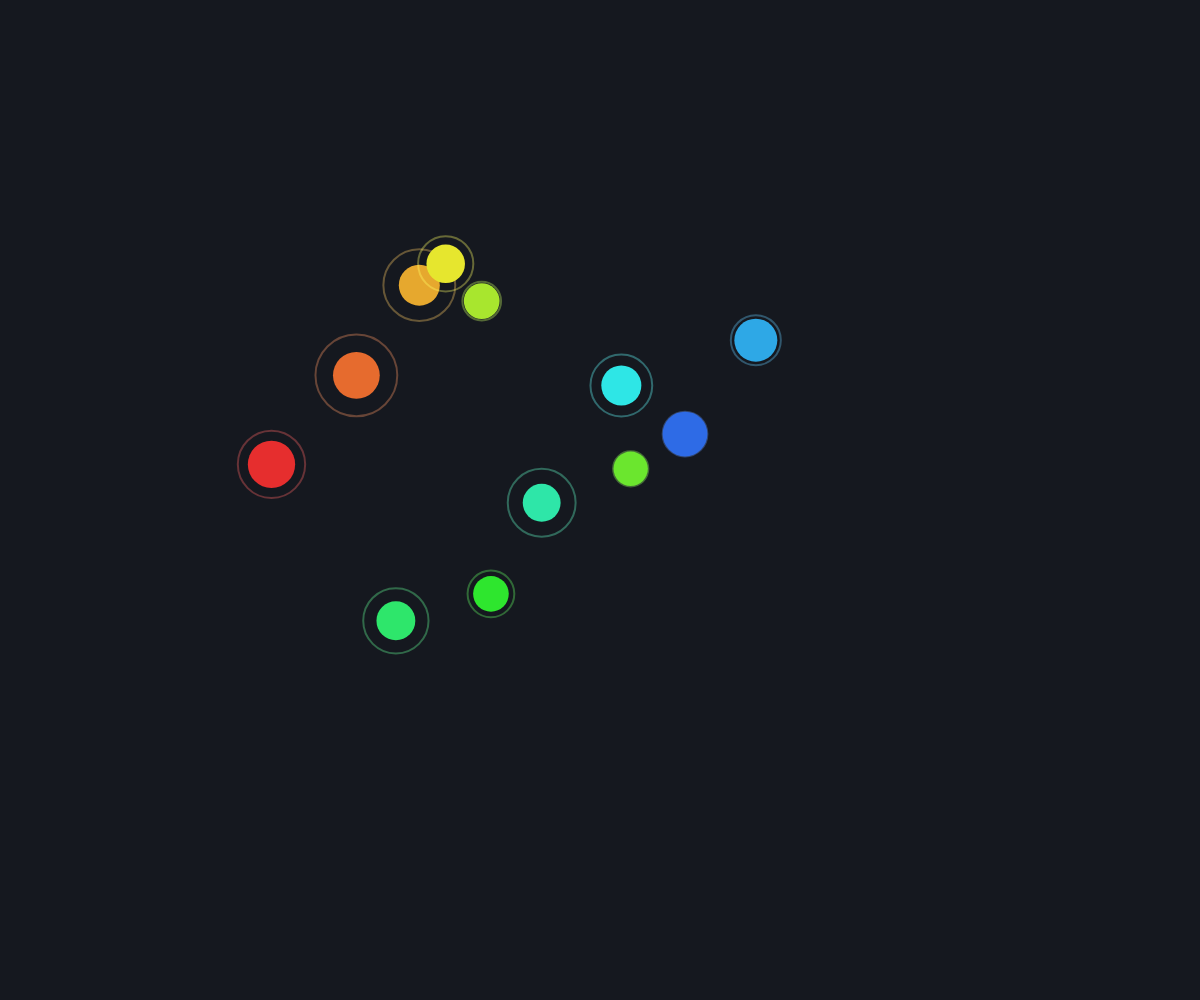
Frame 1 (no input)
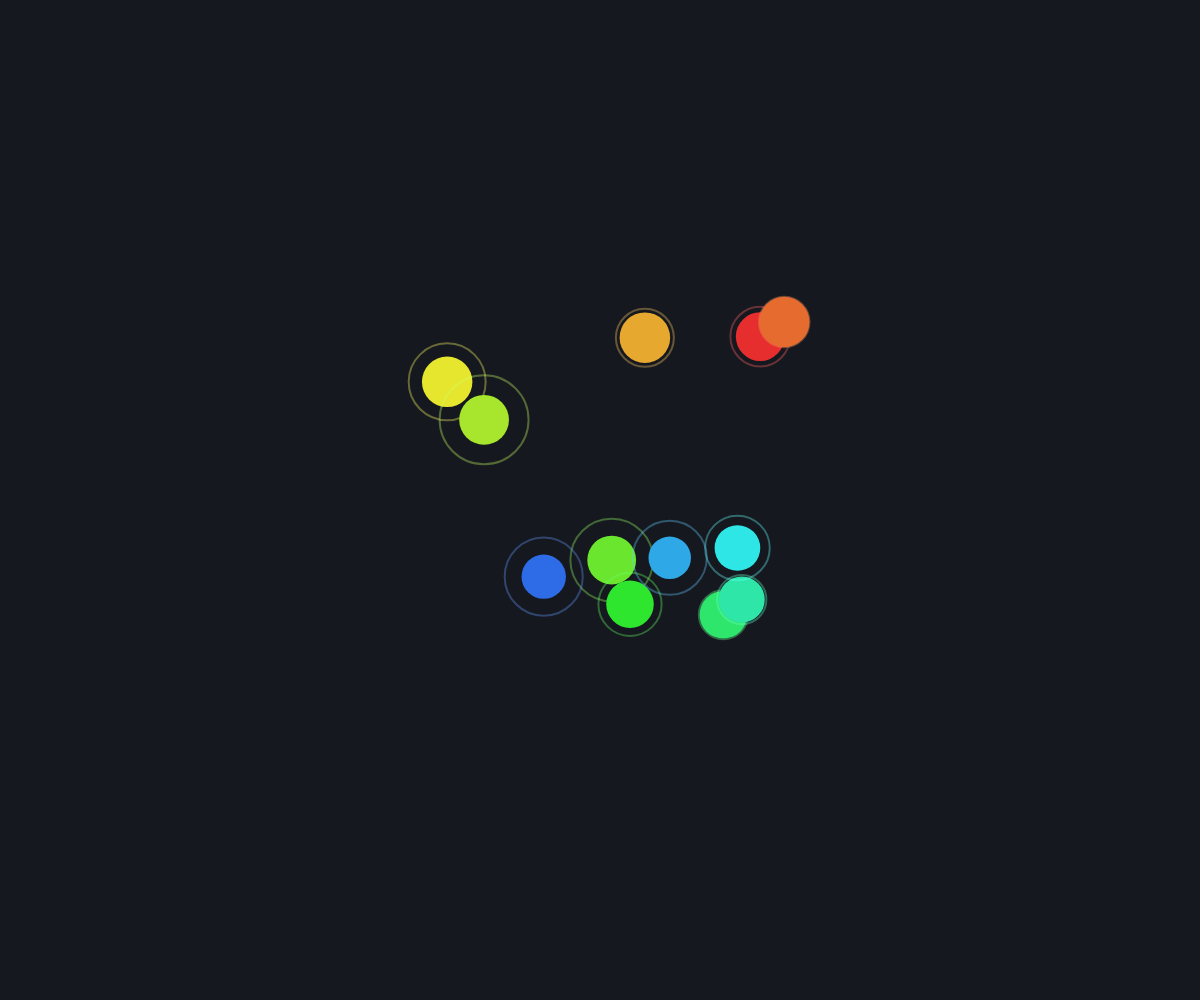
Frame 60 (no input)
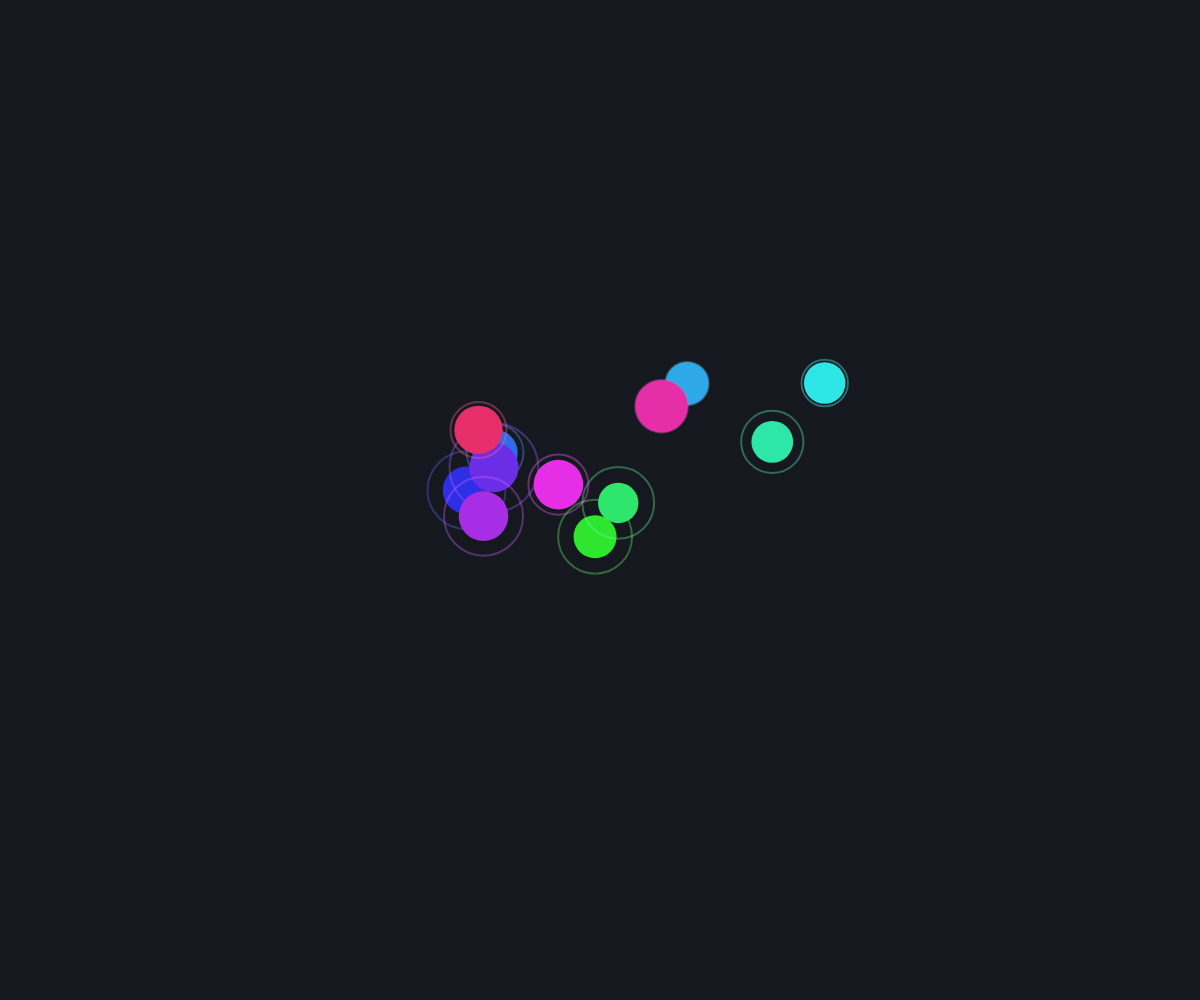
Frame 120 (the mouse pressed at the canvas centre since frame 60)

The p5.js sketch that drew these frames (run headless with seeded random() and noise() and a simulated clock; from frame 60 on, the mouse is pressed at the canvas centre):

// p5.js sketch
// ── sketch.js
// good-revision — good-motion revised as a critic might ask: "the same drifting
// discs, and this time each one trails a faint ring that swells as it moves."
// Seven lines of code change or arrive, over the floor of five, so `revised` is
// true and the run passes like good-motion itself.

let hueBase = 0;
let t = 0;

function setup() {
  createCanvas(windowWidth, windowHeight);
  randomSeed(1);
  noiseSeed(1);
  colorMode(HSB, 360, 100, 100);
}

function draw() {
  background(220, 30, 12);
  t += 0.02;

  for (let i = 0; i < 12; i++) {
    let x = width * noise(i * 0.3, t);
    let y = height * (0.2 + 0.6 * noise(i * 0.3 + 50, t));
    let d = 30 + 30 * noise(i * 0.3 + 100, t);
    let ring = d * (1.4 + 0.4 * sin(t * 3 + i));
    noFill();
    stroke((hueBase + i * 20) % 360, 60, 100, 0.35);
    strokeWeight(2);
    ellipse(x, y, ring, ring);
    noStroke();
    fill((hueBase + i * 20) % 360, 80, 90);
    ellipse(x, y, d, d);
  }
}

function mousePressed() {
  hueBase = (hueBase + 120) % 360;
}

function windowResized() {
  resizeCanvas(windowWidth, windowHeight);
}
